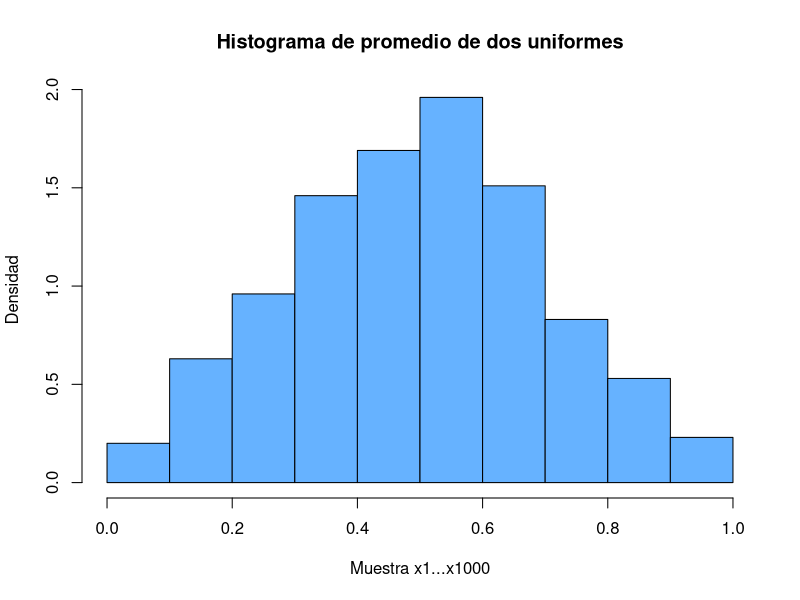

Generate this figure with R:
#####################################
# TP Probabilidad y Estadística (C) #
#                                   #
#          Inciso 1b                #
#####################################

# Sample
set.seed(2020)
promedio <- function(n) { # Calcula el promedio de n uniformes [0,1]
  x1...xn <- runif(n)
  sum(x1...xn)/n
}

x1...x1000 <- sapply(rep(2,times=1000), promedio) # Aplica la funcion promedio a mil numeros 2, por lo tanto se obtienen mil promedios de 2 uniformes [0,1]

# Histogram
hist(x1...x1000,
     freq = FALSE,
     main = "Histograma de promedio de dos uniformes",
     xlab = "Muestra x1...x1000", 
     ylab = "Densidad",
     col = "#66B2FF")
